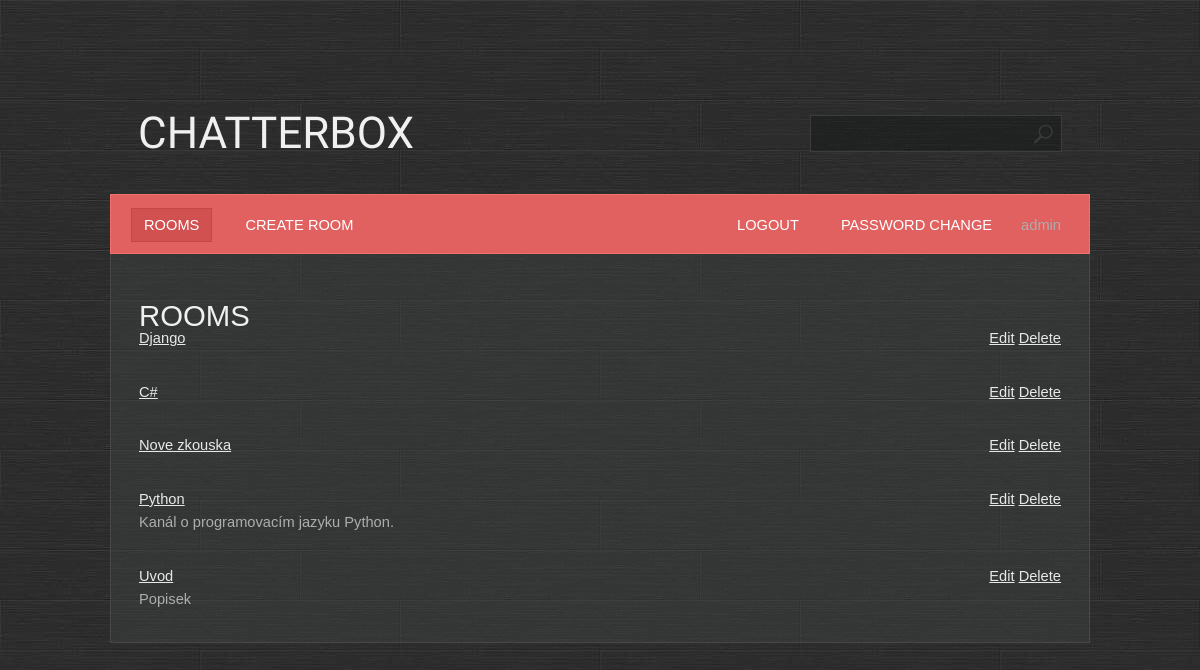
Page / (signed in) on the earlier database version.
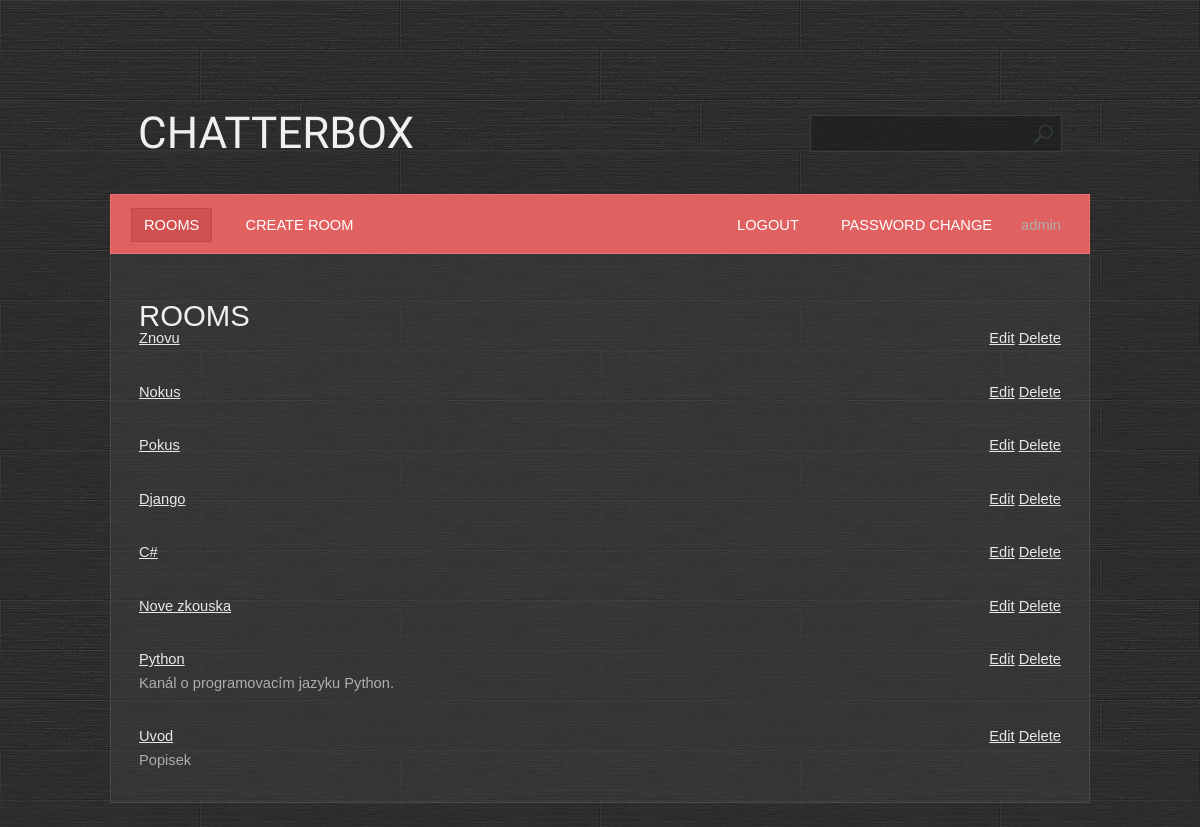
Same page on the later database version.
### base/models.py (models this page shows, shortened)
class Room(Model):
    name = models.CharField(max_length=200, unique=True)
    description = models.TextField(null=True, blank=True)
    participants = models.ManyToManyField(User, related_name='participants', blank=True)
    created = models.DateTimeField(auto_now_add=True)
    updated = models.DateTimeField(auto_now=True)
    class Meta:
        ordering = ['-created', 'name']

### base/views.py (the view)
# urls.py: path('', base.views.RoomsView.as_view(), name='rooms'),
class RoomsView(PermissionRequiredMixin, LoginRequiredMixin, ListView):
    template_name = 'base/rooms.html'
    model = Room
    permission_required = 'base.view_room'

### base/templates/base/rooms.html
{% extends 'main.html' %}
{%  block content %}
<h1>Rooms</h1>
{% for room in object_list %}
<div class="box">
    <div style="float: left; width: 80%">
        <a href="{% url 'room' room.id %}">{{ room.name|capfirst }}</a></br>
        {{ room.description }}
    </div>
    <div style="float: right;">
        {% if perms.base.change_room %}
            <a href="{% url 'room_update' room.id %}">Edit</a>
        {% endif %}
        {% if perms.base.delete_room and perms.base.delete_message and user.is_staff %}
            <a href="{% url 'room_delete' room.id %}">Delete</a>
        {% endif %}
    </div>
</div>
{% endfor %}
{% endblock %}

Differences in the rows shown:
added Room: name "Znovu"
added Room: name "Nokus"
added Room: name "Pokus"
